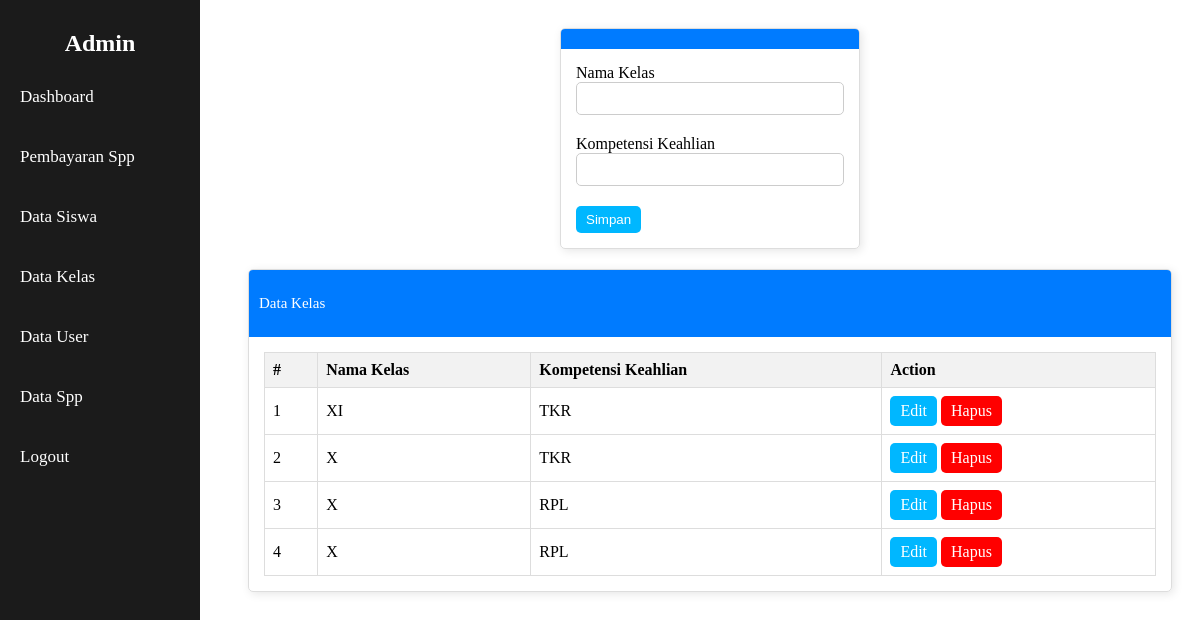
Screenshot of /admin/kelas/index.php with the database file from the repository.
### tables this page shows
CREATE TABLE `kelas` (
  `id_kelas` int NOT NULL,
  `nama_kelas` varchar(255) NOT NULL,
  `kompetensi_keahlian` varchar(255) NOT NULL
);

### admin/kelas/index.php (the view, shortened to what this page needs)
<?php
include '../../config/db.php';
$nama = "";
$keahlian = "";
?>
<!DOCTYPE html>
<html lang="id">
<head>
    <link rel="stylesheet" href="../../asset/css/style.css">
    <link rel="stylesheet" href="../../asset/css/style-index.css">
</head>
<body>
    <div class="sidebar">
        <h2>Admin</h2>
        <ul>
        <li><a href="#">Dashboard</a></li>
            <li><a href="../pembayaran/">Pembayaran Spp</a></li>
            <li><a href="../siswa/">Data Siswa</a></li>
            <li><a href="index.php">Data Kelas</a></li>
            <li><a href="../user/">Data User</a></li>
            <li><a href="../spp/">Data Spp</a></li>
            <li><a href="#">Logout</a></li>
        </ul>
    </div>
    <div class="content">
        <div class="form-input" style="display: flex; justify-content: center;">
       <div class="card" style="width: 300px;">
        <div class="card-header">
        </div>
        <div class="card-body">
            <form method = "post">
                <div class="form-group">
                    <label for="">Nama Kelas</label>
                    <input type="text" value="<?= $nama ?>" name="nama_kelas" class="form-control" required>
                </div>
                <div class="form-group">
                    <label for="">Kompetensi Keahlian</label>
                    <input type="text" value="<?= $keahlian ?>" name="kompetensi" class="form-control" required>
                </div>
                <button type="submit"  name="simpan" class="btn btn-primary">Simpan</button>
            </form>
        </div>
       </div>
        </div>
        <div class="data-table">
            <div class="card">
                <div class="card-header">
                    <p>Data Kelas</p>
                </div>
                <div class="card-body">
                    <table class="table">
                        <thead>
                            <tr>
                                <th>#</th>
                                <th>Nama Kelas</th>
                                <th>Kompetensi Keahlian</th>
                                <th>Action</th>
                            </tr>
                        </thead>
                        <tbody>
                            <?php
                            $no =1;
                            $queryData = $koneksi->prepare("SELECT * FROM kelas");
                            $queryData->execute();
                            $resultData = $queryData->get_result();
                            while($row = $resultData->fetch_array()){ ?>
                            <tr>
                                <td><?= $no ++ ?></td>
                                <td><?= $row['nama_kelas'] ?></td>
                                <td><?= $row['kompetensi_keahlian'] ?></td>
                                <td>
                                    <a href="index.php?action=edit&id=<?= $row['id_kelas'] ?>" style= "text-decoration: none;" class="btn btn-primary">Edit</a>
                                    <a href="index.php?action=hapus&id=<?= $row['id_kelas'] ?>" style= "text-decoration: none;" onclick="return confirm('Apakah Anda Ingin Menghaous Data Ini?')" class="btn btn-merah">Hapus</a>
                                </td>
                            </tr>
                            <?php } ?>
                        </tbody>
                    </table>
                </div>
            </div>
        </div>
    </div>
</body>
</html>

### asset/css/style.css (style rules this page uses)
* { box-sizing: border-box; }
.form-control { width: 100%; padding: 8px 16px; border: 1px solid #ccc; border-radius: 5px; }
.form-group { margin-bottom: 20px; }
.btn { display: inline-block; padding: 6px 10px; border: none; border-radius: 5px; cursor: pointer; text-align: center; transition: 0.3s; }
.btn-primary { background-color: #00b7ff; color: white; }
.btn-merah { background-color: #ff0000; color: white; }
.card { border: 1px solid #ddd; box-shadow : 2px 2px 10px rgba(0, 0, 0, 0.1); border-radius: 5px; margin-bottom: 20px; overflow: hidden; }
.card-header { background-color: #007bff; color: white; padding: 10px; font-size: 15px; }
.card-body { padding: 15px; }

### asset/css/style-index.css (style rules this page uses)
.sidebar { width: 200px; height: 100vh; background-color: rgb(27, 27, 27); left: 0; top: 0; position: fixed; padding: 10px; }
.sidebar h2 { text-align: center; color: white; }
.sidebar ul { list-style: none; padding: 0; }
.sidebar ul li { margin-bottom: 20px; font-size: 17px; }
.sidebar ul li a { color: white; text-decoration: none; padding: 10px; display: block; border-radius: 5px; }
.content { margin-left: 220px; padding: 20px; }
.table { width: 100%; border-collapse: collapse; }
.table th, .table td { border: 1px solid #ddd; padding: 8px; }
.table th { text-align: left; background-color: #f2f2f2; }

### rows the page displays
kelas: nama_kelas "XI", kompetensi_keahlian "TKR"
kelas: nama_kelas "X", kompetensi_keahlian "TKR"
kelas: nama_kelas "X", kompetensi_keahlian "RPL"
kelas: nama_kelas "X", kompetensi_keahlian "RPL"
